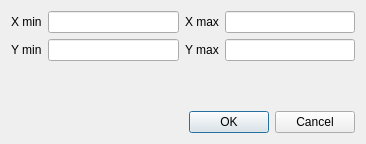
<?xml version="1.0" encoding="UTF-8"?>
<ui version="4.0">
 <class>setGraphRangeUI</class>
 <widget class="QDialog" name="setGraphRangeUI">
  <property name="geometry">
   <rect>
    <x>0</x>
    <y>0</y>
    <width>366</width>
    <height>144</height>
   </rect>
  </property>
  <property name="sizePolicy">
   <sizepolicy hsizetype="MinimumExpanding" vsizetype="MinimumExpanding">
    <horstretch>0</horstretch>
    <verstretch>0</verstretch>
   </sizepolicy>
  </property>
  <property name="windowTitle">
   <string>Set Graph Range</string>
  </property>
  <property name="windowIcon">
   <iconset>
    <normaloff>:/res/ball.ico</normaloff>:/res/ball.ico</iconset>
  </property>
  <property name="modal">
   <bool>true</bool>
  </property>
  <layout class="QGridLayout" name="gridLayout_2">
   <item row="0" column="0">
    <layout class="QGridLayout" name="gridLayout">
     <item row="0" column="0">
      <widget class="QLabel" name="labelXmin">
       <property name="text">
        <string>X min</string>
       </property>
      </widget>
     </item>
     <item row="0" column="1">
      <widget class="QLineEdit" name="txtXmin"/>
     </item>
     <item row="0" column="2">
      <widget class="QLabel" name="labelXmax">
       <property name="text">
        <string>X max</string>
       </property>
      </widget>
     </item>
     <item row="0" column="3">
      <widget class="QLineEdit" name="txtXmax"/>
     </item>
     <item row="1" column="0">
      <widget class="QLabel" name="labelYmin">
       <property name="text">
        <string>Y min</string>
       </property>
      </widget>
     </item>
     <item row="1" column="1">
      <widget class="QLineEdit" name="txtYmin"/>
     </item>
     <item row="1" column="2">
      <widget class="QLabel" name="labelYmax">
       <property name="text">
        <string>Y max</string>
       </property>
      </widget>
     </item>
     <item row="1" column="3">
      <widget class="QLineEdit" name="txtYmax"/>
     </item>
    </layout>
   </item>
   <item row="1" column="0">
    <spacer name="verticalSpacer">
     <property name="orientation">
      <enum>Qt::Vertical</enum>
     </property>
     <property name="sizeHint" stdset="0">
      <size>
       <width>20</width>
       <height>40</height>
      </size>
     </property>
    </spacer>
   </item>
   <item row="2" column="0">
    <widget class="QDialogButtonBox" name="buttonBox">
     <property name="orientation">
      <enum>Qt::Horizontal</enum>
     </property>
     <property name="standardButtons">
      <set>QDialogButtonBox::Cancel|QDialogButtonBox::Ok</set>
     </property>
    </widget>
   </item>
  </layout>
 </widget>
 <resources/>
 <connections>
  <connection>
   <sender>buttonBox</sender>
   <signal>accepted()</signal>
   <receiver>setGraphRangeUI</receiver>
   <slot>accept()</slot>
   <hints>
    <hint type="sourcelabel">
     <x>248</x>
     <y>254</y>
    </hint>
    <hint type="destinationlabel">
     <x>157</x>
     <y>274</y>
    </hint>
   </hints>
  </connection>
  <connection>
   <sender>buttonBox</sender>
   <signal>rejected()</signal>
   <receiver>setGraphRangeUI</receiver>
   <slot>reject()</slot>
   <hints>
    <hint type="sourcelabel">
     <x>316</x>
     <y>260</y>
    </hint>
    <hint type="destinationlabel">
     <x>286</x>
     <y>274</y>
    </hint>
   </hints>
  </connection>
 </connections>
</ui>
